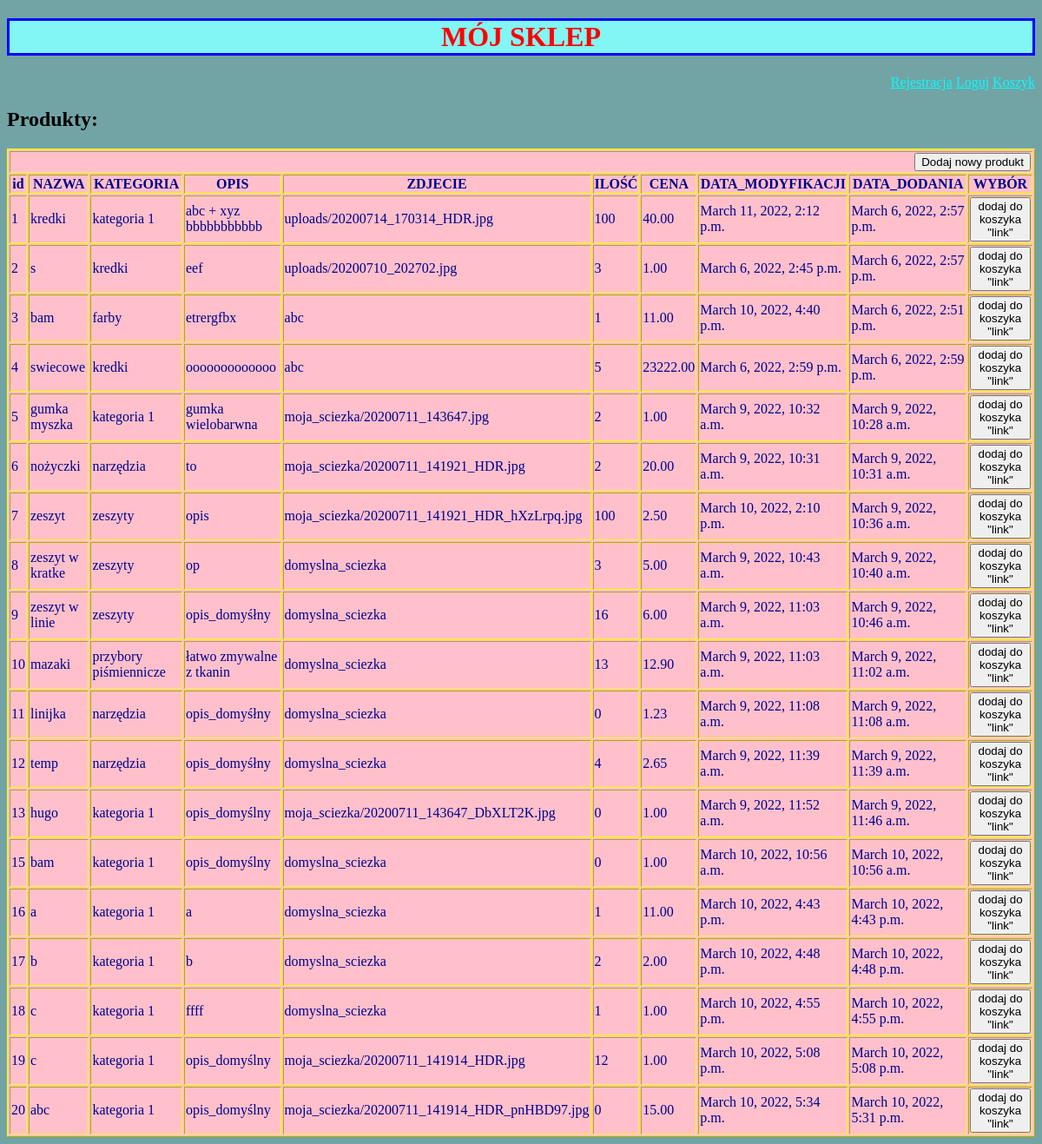
The app's page /produkt/, older data.
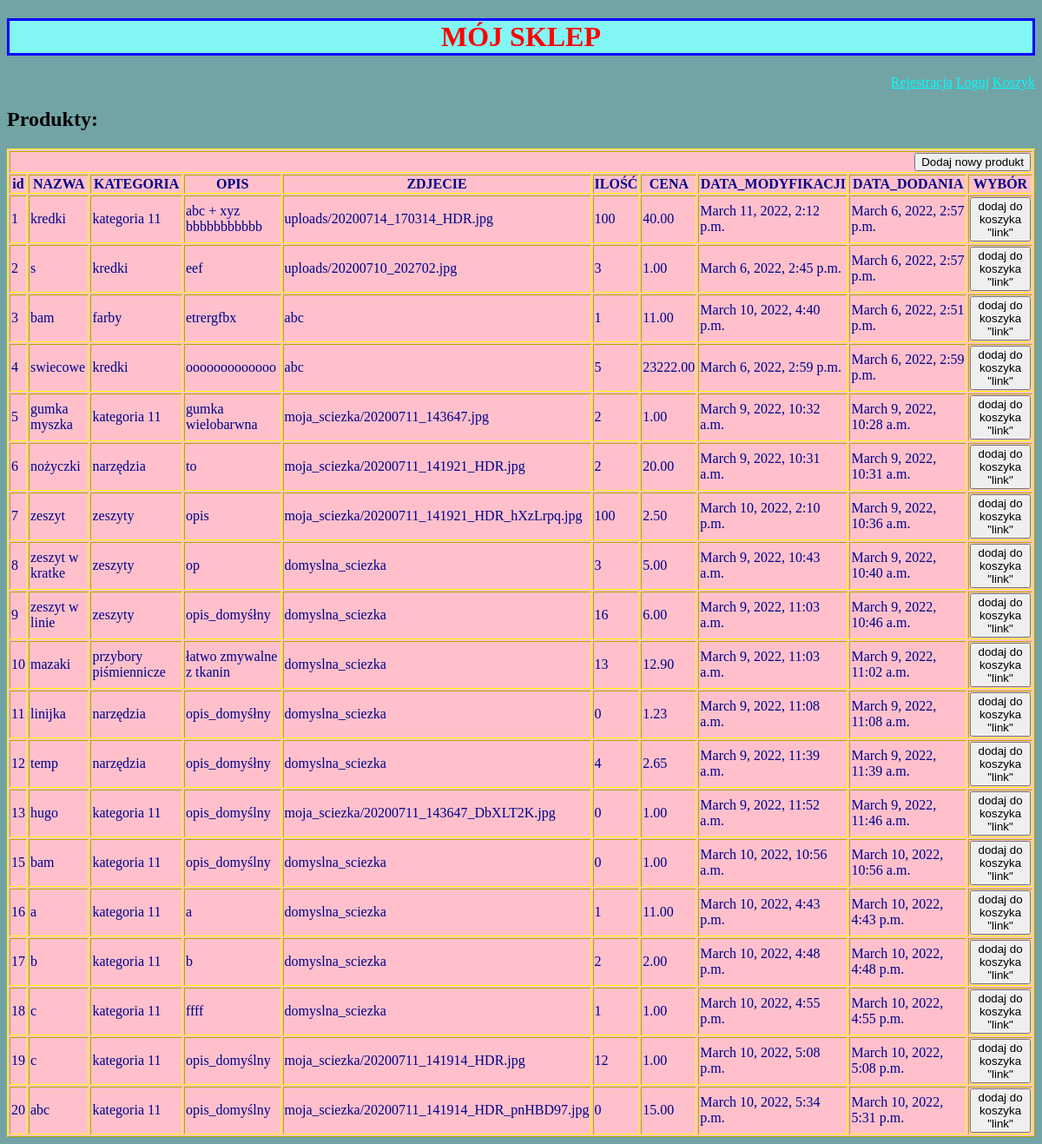
The same page, newer data.
### sklepApp/models.py (models this page shows, shortened)
class Produkt(models.Model):
    nazwa = models.CharField(max_length=200)
    kategoria = models.ForeignKey(Kategoria, on_delete=models.CASCADE)
    opis = models.TextField(default='opis_domyślny')
    zdjecie = models.ImageField(upload_to='moja_sciezka/', default='domyslna_sciezka', null=True)
    ilosc_w_magazynie = models.IntegerField(default=0)
    cena = models.DecimalField(max_digits=7, decimal_places=2, default=1.00)
    data_dodania = models.DateTimeField(auto_now_add=True)  # podczas tworzenia
    data_modyfikacji = models.DateTimeField(auto_now=True)  # przy zapisie

class Kategoria(models.Model):
    nazwa = models.CharField(max_length=100)
    def __str__(self):
        return f'{self.nazwa}'

### sklepApp/views.py (the view)
# urls.py: path('produkt/', ProduktView.as_view(), name='produkt'),
class ProduktView(View):
    def get(self,request):
        return render(request,
                      template_name='produkt.html',
                      context={'produkty': Produkt.objects.all()},
                      )

### sklepApp/templates/produkt.html (shortened to what this page needs)
<!DOCTYPE html>
<html lang="en">
<head>
</head>
<body>
    {% extends 'base.html' %}
    {% block content %}
    <h2>Produkty:</h2>
        <table border="1" bgcolor="pink" style="border-top-style:double; border-color:yellow; color:darkblue">
            <tr>
                <td colspan="10"  style="text-align:right" > <input type="submit" class="dodaj" value="Dodaj nowy produkt"></td>
            </tr>
            <tr>
                <th>id</th>
                <th>NAZWA</th>
                <th>KATEGORIA</th>
                <th>OPIS</th>
                <th>ZDJECIE</th>
                <th>ILOŚĆ</th>
                <th>CENA</th>
                <th>DATA_MODYFIKACJI</th>
                <th>DATA_DODANIA</th>
                <th>WYBÓR</th>
            </tr>
            <tr>
                {% for produkt in produkty %}
                <td> {{ produkt.id }}</td>
                <td> {{ produkt.nazwa }}</td>
                <td> {{ produkt.kategoria }}</td>
                <td> {{ produkt.opis }}</td>
                <td> {{ produkt.zdjecie }}</td>
                <td> {{ produkt.ilosc_w_magazynie }}</td>
                <td> {{ produkt.cena }}</td>
                <td> {{ produkt.data_modyfikacji }}</td>
                <td> {{ produkt.data_dodania }}</td>
                <td> <button type="submit" class="dodaj">dodaj do koszyka "link"</button> </td>
            </tr>
            {% endfor %}
        </table>
    {% endblock %}

Row changes from the older to the newer data that the page shows:
changed through a linked row, Produkt "abc + xyz bbbbbbbbbbb": kategoria "kategoria 1" → "kategoria 11"
changed through a linked row, Produkt "gumka myszka": kategoria "kategoria 1" → "kategoria 11"
changed through a linked row, Produkt "hugo": kategoria "kategoria 1" → "kategoria 11"
changed through a linked row, Produkt "March 10, 2022, 10:56 a.m.": kategoria "kategoria 1" → "kategoria 11"
changed through a linked row, Produkt "March 10, 2022, 4:43 p.m.": kategoria "kategoria 1" → "kategoria 11"
changed through a linked row, Produkt "March 10, 2022, 4:48 p.m.": kategoria "kategoria 1" → "kategoria 11"
changed through a linked row, Produkt "ffff": kategoria "kategoria 1" → "kategoria 11"
changed through a linked row, Produkt "moja_sciezka/20200711_141914_HDR.jpg": kategoria "kategoria 1" → "kategoria 11"
changed through a linked row, Produkt "moja_sciezka/20200711_141914_HDR_pnHBD97.jpg": kategoria "kategoria 1" → "kategoria 11"
